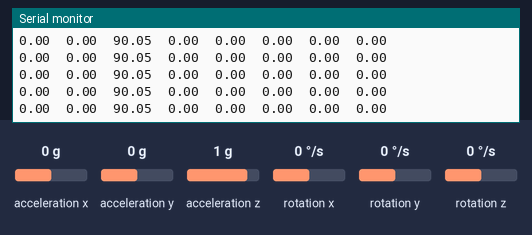
This sketch was run on a simulated Arduino Uno, built with avr-gcc and run on an emulated ATmega328P. Shown: the last lines printed to the serial monitor. The test bench sets the inputs (shaded band); at power-on: acceleration x 0 g, acceleration z 1 g, acceleration y 0 g, rotation x 0 °/s, rotation y 0 °/s, rotation z 0 °/s.

Above: at 1.2 s.
1.3 s: acceleration x set to -1.4 g
At 2.2 s:
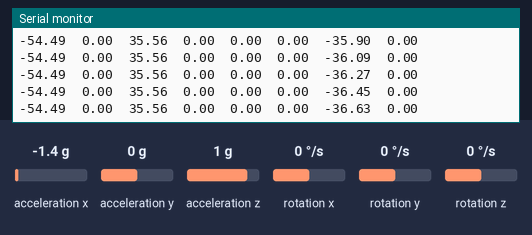
4.3 s: acceleration z set to -1.4 g
At 5.1 s:
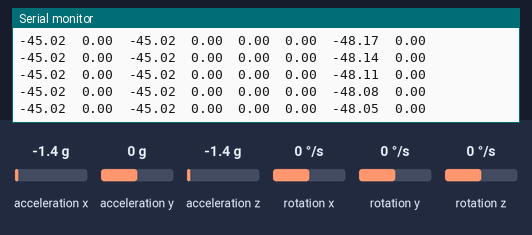
7.3 s: acceleration y set to 1.4 g
At 8.3 s:
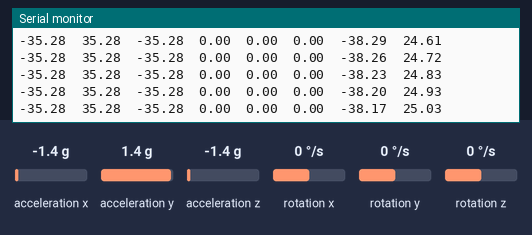
10.3 s: acceleration y set to -0.8 g
At 11.0 s:
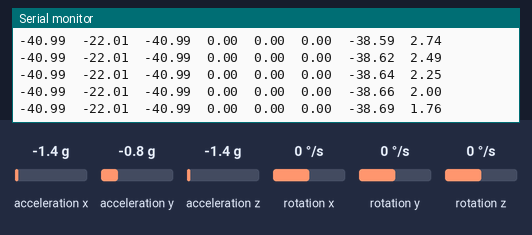
13.3 s: rotation x set to -192 °/s
At 14.1 s:
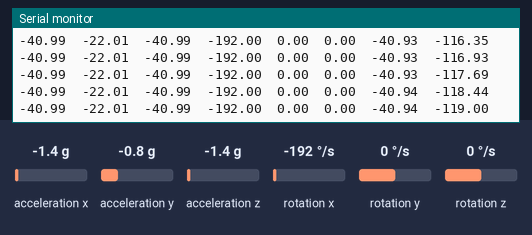
16.3 s: acceleration x set to 1.4 g
At 16.9 s:
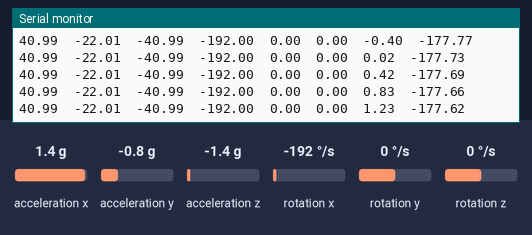
Timing chart, 0 to 19.3 s (numbered marks = the images above; inputs shaded):
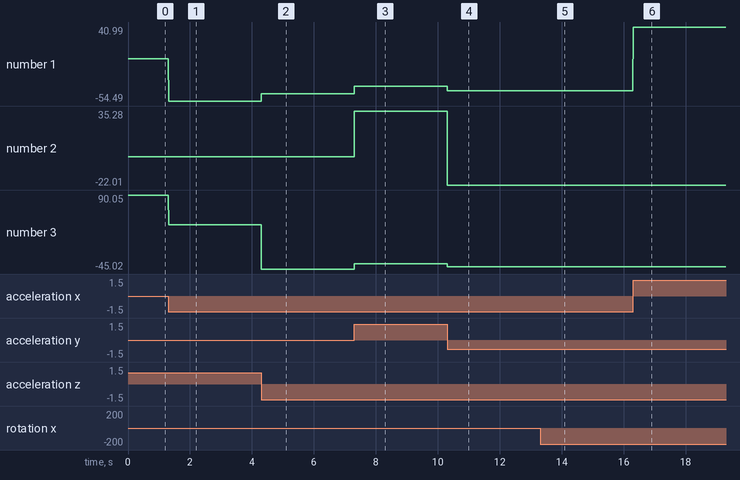

Measured:
- after the input at 1.3 s, the serial monitor: prints a new line at once (image 1)
- plotted number 1: 0 → -54.49 after the input at 1.3 s
- plotted number 3: 90.05 → 35.56 after the input at 1.3 s

The sketch:

imu_test.ino
```cpp
#include "MPU6050.h"
#include "Wire.h"
MPU6050 accelgyro;

int16_t ax, ay, az;
int16_t gx, gy, gz;
float Ax, Ay, Az; //单位 g(9.8m/s^2)
float Gx=0, Gy=0, Gz=0; //单位 °/s
float aax, aay, aaz, ggx, ggy, ggz; //存储量化后的数据
float Angel_accX, Angel_accY, Angel_accZ; //存储加速度计算出的角度
long LastTime, NowTime, TimeSpan; //用来对角速度积分的


void setup() {
  // put your setup code here, to run once:
  Wire.begin();
  Serial.begin(115200);
  // initialize device
  Serial.println("Initializing I2C devices...");
  accelgyro.initialize();

  // verify connection
  Serial.println("Testing device connections...");
  Serial.println(accelgyro.testConnection() ? "MPU6050 connection successful" : "MPU6050 connection failed");

}

void loop() {
  // put your main code here, to run repeatedly:
  accelgyro.getMotion6(&ax, &ay, &az, &gx, &gy, &gz);

  //======一下三行是对加速度进行量化，得出单位为g的加速度值
  Ax = ax / 16384.00;
  Ay = ay / 16384.00;
  Az = az / 16384.00;
  //==========以下三行是用加速度计算三个轴和水平面坐标系之间的夹角
  Angel_accX = atan(Ax / sqrt(Az * Az + Ay * Ay)) * 180 / 3.14;
  Angel_accY = atan(Ay / sqrt(Ax * Ax + Az * Az)) * 180 / 3.14;
  Angel_accZ = atan(Az / sqrt(Ax * Ax + Ay * Ay)) * 180 / 3.14;
  //==========以下三行是对角速度做量化==========
  ggx = gx / 131.00;
  ggy = gy / 131.00;
  ggz = gz / 131.00;
  //===============以下是对角度进行积分处理====== ==========
  NowTime = millis(); //获取当前程序运行的毫秒数
  TimeSpan = NowTime - LastTime; //积分时间这样算不是很严谨
  LastTime = NowTime;

  Gx = (Gx - ggy*TimeSpan/1000) * 0.99 + 0.01 * Angel_accX;
  Gy = (Gy + ggx*TimeSpan/1000) * 0.99 + 0.01 * Angel_accY;


  Serial.print(Angel_accX);
  Serial.print("\t");
  Serial.print(Angel_accY);
  Serial.print("\t");
  Serial.print(Angel_accZ);
  Serial.print("\t");
  Serial.print(ggx);
  Serial.print("\t");
  Serial.print(ggy);
  Serial.print("\t");
  Serial.print(ggz);
  Serial.print("\t");
  Serial.print(Gx);
  Serial.print("\t");
  Serial.print(Gy);
  Serial.print("\t");

  Serial.println();
}
```
